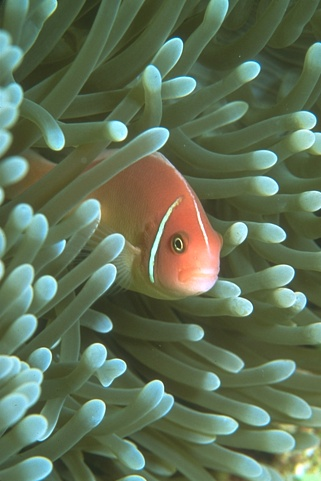
%> input picture Superpixel_methods/Superpixel_methods/SCALP/data/test_img2.jpg, 321 x 481 px
$ octave --eval "main_fct_sp;"   (GNU Octave 9; MATLAB toolbox functions it lacks are replaced by stand-ins)
%> lines starting %> are read from the running program, lines starting %| are printed output that depends on the picture; in (x1, y1, x2, y2) boxes, pixels count from 0 and x2, y2 are one past the last pixel; in counts of white or black regions, pixels touching at a corner belong together; the program's own positions count from 1
### Superpixel_methods/Superpixel_methods/utils_sp/sp_reorder_fct.m
% Re-ordering function that returns a label map with regions numbered from
% 1 to the number of regions.
%
% (C) Rémi Giraud, 2017
% rgiraud@labri.fr, www.labri.fr/~rgiraud/downloads
% University of Bordeaux
%
% Input:  - lab_map:   Label map of the superpixel decomposition
% Output: - lab_map_r: Re-order label map


function [lab_map_r] = sp_reorder_fct(lab_map)


min_S = min(lab_map(:));
if min_S <= 0
   lab_map = lab_map - min_S + 1;
end


SP_nbr    = max(lab_map(:));
lab_vect  = zeros(SP_nbr,1);
[h,w]     = size(lab_map);
lab_map_r = zeros(size(lab_map));


c = 1;
for i=1:h
    for j=1:w
        label = lab_map(i,j);
        if (lab_vect(label,1) == 0)
            SP_pos            = (lab_map == label);
            lab_map_r(SP_pos) = c;
            lab_vect(label,1) = 1;
            c                 = c + 1;
        end
    end
end


end

### Superpixel_methods/Superpixel_methods/utils_sp/sp_adjacency_fct.m
% Computes the adjacency matrix and the superpixel borders of a
% decomposition.
%
% (C) Rémi Giraud, 2017
% rgiraud@labri.fr, www.labri.fr/~rgiraud/downloads
% University of Bordeaux
%
% Input:   - lab_map: Label map of the superpixel decomposition
% Outputs: - adj_mat: Adjacency matrix. It is naturally symmetric and
%                     contains 1 at positions (i,j) and (j,i) if
%                     superpixels i and j are adjacent.
%          - borders: Superpixel borders for display


function [adj_mat, borders] = sp_adjacency_fct(lab_map)

[h,w]   = size(lab_map);
nbr_sp  = max(lab_map(:));
adj_mat = zeros(nbr_sp);
borders = zeros(size(lab_map));

for i=2:h-1
    for j=2:w-1

        label = lab_map(i,j);

        if (label ~= lab_map(i+1,j-1))
            adj_mat(label, lab_map(i+1,j-1)) = 1;
            borders(i,j)                     = 1;
        end
        if (label ~= lab_map(i,j+1))
            adj_mat(label, lab_map(i,j+1)) = 1;
            borders(i,j)                   = 1;
        end
        if (label ~= lab_map(i+1,j))
            adj_mat(label, lab_map(i+1,j)) = 1;
            borders(i,j)                   = 1;
        end
        if (label ~= lab_map(i+1,j+1))
            adj_mat(label, lab_map(i+1,j+1)) = 1;
            borders(i,j)                     = 1;
        end

    end
end

adj_mat = double((adj_mat + adj_mat')>0);
adj_mat = adj_mat + eye(nbr_sp);

borders(1:end,1)   = 1;
borders(1:end,end) = 1;
borders(1,1:end)   = 1;
borders(end,1:end) = 1;
borders            = double(repmat(~borders,[1 1 3]));


end

### Superpixel_methods/Superpixel_methods/utils_sp/sp_feat_fct.m
% Computes simple average color and spatial features of a superpixel
% decomposition.
%
% (C) Rémi Giraud, 2017
% rgiraud@labri.fr, www.labri.fr/~rgiraud/downloads
% University of Bordeaux
%
% Inputs:  - lab_map:       Label map of the superpixel decomposition
%          - img:           Initial image
% Outputs: - sp_center:     Vector of size sp_nbrX2 containing the average
%                           spatial positions (barycenter) of superpixels.
%          - sp_color:      Vector of size sp_nbrX3 containing the average
%                           RGB colors of superpixels.
%          - sp_center_img: Superpixel centers displayed on image domain.
%          - sp_color_img:  Average colors displayed within superpixels.


function [sp_center, sp_color, sp_center_img, sp_color_img] = sp_feat_fct(lab_map,img)

[h,w]  = size(lab_map);
sp_nbr = length(unique(lab_map));

sp_center     = zeros(sp_nbr,2);
sp_color      = zeros(sp_nbr,3);
sp_center_img = 255*ones(h,w,3);
sp_color_img  = zeros(h,w,3);


for k=unique(lab_map)'

    % Spatial barycenter
    [y,x]                    = find(lab_map == k);
    my                       = round(mean(y));
    mx                       = round(mean(x));
    sp_center(k,1)           = my;
    sp_center(k,2)           = mx;
    sp_center_img(my,mx,2:3) = 0;

    % Colors
    sp_pos                   = lab_map == k;
    % R
    sp_pos_img               = cat(3,sp_pos,sp_pos*0,sp_pos*0)>0;
    mr                       = mean(img(sp_pos_img));
    sp_color(k,1)            = mr;
    sp_color_img(sp_pos_img) = mr;
    % G
    sp_pos_img               = cat(3,sp_pos*0,sp_pos,sp_pos*0)>0;
    mg                       = mean(img(sp_pos_img));
    sp_color(k,2)            = mg;
    sp_color_img(sp_pos_img) = mg;
    % B
    sp_pos_img               = cat(3,sp_pos*0,sp_pos*0,sp_pos)>0;
    mb                       = mean(img(sp_pos_img));
    sp_color(k,3)            = mb;
    sp_color_img(sp_pos_img) = mb;

end

end

### Superpixel_methods/Superpixel_methods/utils_sp/c_metric.m
% Implementation of the Circularity (C) metric that evaluates the color
% homogeneity of a superpixel decomposition.
% The original formulation was given in:
%   A. Schick, et al., Measuring and evaluating the compactness of
%   superpixels, in Proc. of International Conference on Pattern
%   Recognition (ICPR), 2012.
%
% (C) Rémi Giraud, 2017
% rgiraud@labri.fr, www.labri.fr/~rgiraud/downloads
% University of Bordeaux
%
% Input:  - lab_map: Label map of the superpixel decomposition
% Output: - c:       Circularity computed on the decomposition


function [c] = c_metric(lab_map)

[h,w] = size(lab_map);
c     = 0;

for k = unique(lab_map)'

    sp_k  = lab_map == k;

    perim = regionprops(sp_k,'Perimeter');
    perim = perim.Perimeter;

    c_k   =  4*pi*sum(sp_k(:)>0)/(sum(perim(:))^2);
    c     = c + c_k*sum(sp_k(:)>0);

end

c = c/(h*w);

end

### Superpixel_methods/Superpixel_methods/utils_sp/icv_metric.m
% Implementation of the Intra-cluster variation (ICV) metric that
% evaluates the color homogeneity of a superpixel decomposition.
% The original formulation was given in:
%   W. Benesova and M. Kottman, Fast superpixel segmentation using
%   morphological processing, in the Proc. of the Int. Conf. on Machine
%   Vision and Machine Learning (MVML), 2014.
%
% (C) Rémi Giraud, 2017
% rgiraud@labri.fr, www.labri.fr/~rgiraud/downloads
% University of Bordeaux
%
% Inputs: - lab_map: Label map of the superpixel decomposition
%         - img:     Initial image
% Output: - icv:     Intra-cluster variation computed on the decomposition


function  [icv] = icv_metric(lab_map, img)


sp_nbr = length(unique(lab_map));

img_r  = img(:,:,1);
img_g  = img(:,:,2);
img_b  = img(:,:,3);


icv    = 0;

for k = unique(lab_map)'

    sp_k = (lab_map == k);

    rr   = img_r(sp_k);
    gg   = img_g(sp_k);
    bb   = img_b(sp_k);
    mr   = mean(rr(:));
    mg   = mean(gg(:));
    mb   = mean(bb(:));

    c_k  = sqrt((sum((rr(:) - mr).^2) + sum((gg(:) - mg).^2) + sum((bb(:) - mb).^2))/3);
    icv  = icv + c_k/sum(sp_k(:));

end

icv = icv / sp_nbr;


end

### Superpixel_methods/Superpixel_methods/utils_sp/ev_metric.m
% Implementation of the Explained Variation (EV) metric that evaluates
% the color homogeneity of a superpixel decomposition.
% The original formulation was given in:
%   A. Moore, et al., Superpixel lattices, in Proc. of IEEE Conf.
%   on Computer Vision and Pattern Recognition (CVPR), 2008.
% and is computed according to the formulation in:
%   R. Giraud, et al., Evaluation Framework of Superpixel Methods with a
%   Global Regularity Measure, HAL preprint <hal-01519635>, 2017.
%
% (C) Rémi Giraud, 2017
% rgiraud@labri.fr, www.labri.fr/~rgiraud/downloads
% University of Bordeaux
%
% Inputs: - lab_map: Label map of the superpixel decomposition
%         - img:     Initial image
% Output: - ev:      Explained variation computed on the decomposition


function  [ev] = ev_metric(lab_map, img)

[h,w] = size(lab_map);
img   = double(img)/255;

img_r = img(:,:,1);
img_g = img(:,:,2);
img_b = img(:,:,3);

ev    = 0;

for k = unique(lab_map)'

    sp_k = (lab_map == k);
    l_k  = 1;
    rr   = img_r(sp_k)/l_k;
    gg   = img_g(sp_k)/l_k;
    bb   = img_b(sp_k)/l_k;

    tmp  = sum(sp_k(:))*((var(rr(:))+var(gg(:))+var(bb(:)))/3);
    ev   = ev + tmp;

end

var_img = (var(img_r(:))+var(img_g(:))+var(img_b(:)))/3;
ev      = 1 - ev/(var_img*(h*w));


end

### Superpixel_methods/Superpixel_methods/SCALP/utils_sp/main_fct_sp.m
% This code is free to use for any non-commercial purposes.
%
% It contains very simple implementations of basic superpixel functions:
%    Label map re-ordering (from 1 to sp_nbr),
%    Superpixel adjacency map computation,
%    Superpixel borders display,
%    Average features computation (barycenters and colors),
%    Interactive display of superpixel neighborhood,
%    Label map computation from closed contours.
%
% It also contains implementations of metrics to evaluates the color
% homogeneity (explained variation, intra-cluster variation), regularity
% (circularity, global regularity) and respect of image objects according
% to a ground truth segmentation (achievable segmentation accuracy).
%
% Note that implementations of other superpixel metrics that compare to a
% groud truth decomposition can be found here:
% https://www2.eecs.berkeley.edu/Research/Projects/CS/vision/bsds/
%
% Run main.m to have an overview of the contained functions.
%
% (C) Rémi Giraud, 2017
% rgiraud@labri.fr, www.labri.fr/~rgiraud/downloads
% University of Bordeaux


function main_fct_sp(varargin)

%% Get inputs
% Image loading
if nargin >= 1
    img = double(varargin{1});
else
    img = double(imread('test_img2.jpg'));
end

% Get segmentation ground truth to compare with
if nargin >= 2
    gt = varargin{2};
else
    gt = 'gt_test_img2.png';
end

% Decomposition into superpixels
if nargin >= 3
    lab_map = varargin{3};
else
    lab_map = superpixels(uint8(img),300,'Compactness',10);
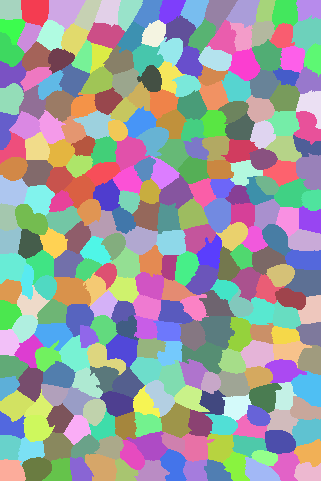
%> lab_map: size 481x321 double; 293 distinct labels, from 1 to 293; one colour per label, 0 black
end

%% Processing
% Reordering
lab_map = sp_reorder_fct(lab_map);
%> in sp_reorder_fct, `min_S = min(lab_map(:));`: min_S = 1
%> in sp_reorder_fct, `SP_nbr    = max(lab_map(:));`: SP_nbr = 293
%> after the loop in sp_reorder_fct, `for i=1:h`:
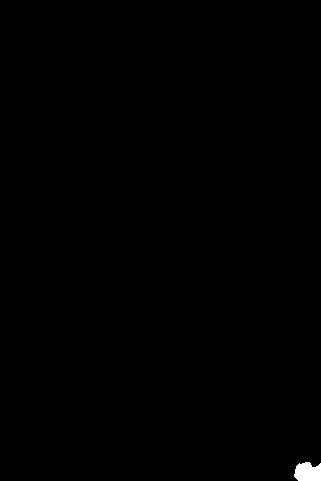
%> SP_pos: size 481x321 logical; 0.28% white; 1 white region, box (x1, y1, x2, y2) and area: (294, 462, 321, 481) 429
%> after the loop in sp_reorder_fct, `for i=1:h`: c = 294; lab_vect = 293 values from 1 to 1

% Adjacency
[mat_adj,borders] = sp_adjacency_fct(lab_map);
%> in sp_adjacency_fct, `nbr_sp  = max(lab_map(:));`: nbr_sp = 293
%> in sp_adjacency_fct, `adj_mat = zeros(nbr_sp);`: adj_mat: size 293x293 double; every value is 0
%> after the loop in sp_adjacency_fct, `for i=2:h-1`:
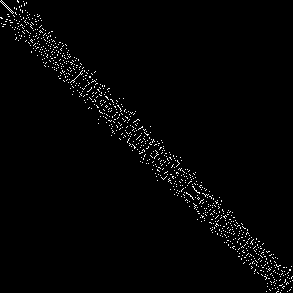
%> adj_mat: size 293x293 double; values 0 (black) and 1 (white), 1.8% white in thin lines or dots
%> after the loop in sp_adjacency_fct, `for i=2:h-1`: borders: size 481x321 double; values 0 (black) and 1 (white), 14.3% white in thin lines or dots
%> in sp_adjacency_fct, `adj_mat = double((adj_mat + adj_mat')>0);`: adj_mat: size 293x293 double; values 0 (black) and 1 (white), 1.9% white in thin lines or dots
%> in sp_adjacency_fct, `adj_mat = adj_mat + eye(nbr_sp);`: adj_mat: size 293x293 double; values 0 (black) and 1 (white), 2.2% white in thin lines or dots
%> in sp_adjacency_fct, `borders(end,1:end) = 1;`: borders: size 481x321 double; values 0 (black) and 1 (white), 15.3% white in thin lines or dots
%> in sp_adjacency_fct, `borders            = double(repmat(~borders,[1 1 3]));`: borders: size 481x321x3 double; values 0 (black) and 1 (white), 84.7% white; black in thin lines or dots

% Display
figure,
subplot 221
imagesc(uint8(img))
title('image');
subplot 222
imagesc(uint8(img.*borders))
title('Superpixel decomposition')


%% Features and evaluation

% Mean color and superpixel center
[sp_center,sp_color,sp_center_img,sp_color_img] = sp_feat_fct(lab_map,img);
%> the loop in sp_feat_fct, `for k=unique(lab_map)'` made 293 passes
%> (my, mx, mr, mg, mb) on passes 1 to 3: (10, 11, 79.15, 109.2, 82.71), (12, 36, 85.34, 121.7, 97.49), (12, 65, 75.18, 98.51, 69.61)
%> after the loop in sp_feat_fct, `for k=unique(lab_map)'`:
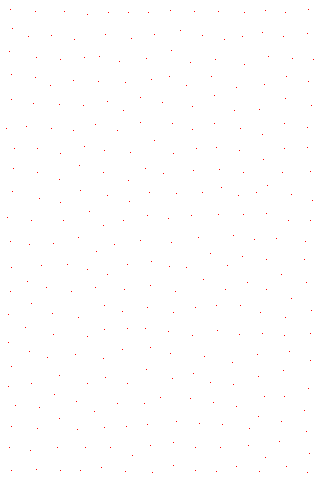
%> sp_center_img: size 481x321x3 double; mean R, G, B 255, 254.5, 254.5
%> after the loop in sp_feat_fct, `for k=unique(lab_map)'`:
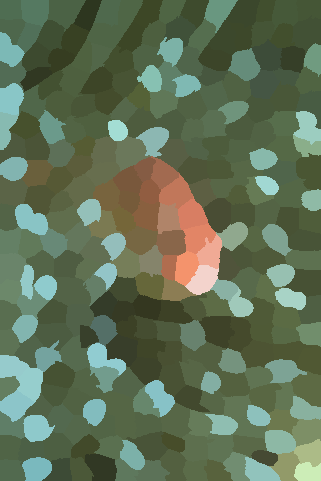
%> sp_color_img: size 481x321x3 double; mean R, G, B 97.3, 113.6, 86.9; mean of the top-left, top-right, bottom-left and bottom-right quarters 93.8, 93.4, 102.2, 107.6
%> after the loop in sp_feat_fct, `for k=unique(lab_map)'`: sp_center = 293 rows, first 12: [10 11; 12 36; 12 65; 15 88; 13 109; 13 129; 13 149; 11 171; 12 195; 12 219; 13 245; 11 266]; sp_color = 293 rows, first 12: [79.15 109.2 82.71; 85.34 121.7 97.49; 75.18 98.51 69.61; 45.28 54.31 31.39; 79.83 105.4 77.07; 79.2 102.1 70.89; 61.19 71.01 38.23; 79.58 101.1 68.63; 62.43 75.74 45.74; 105.5 151.9 128.3; 59.69 71.8 44.52; 65.85 79.38 46.56]

% Shape regularity evaluation
[c] = c_metric(lab_map);
%> the loop in c_metric, `for k = unique(lab_map)'` made 293 passes
%> (perim, c_k, c) on passes 1 to 3: (75.83, 0.909, 378.2), (93.48, 0.907, 950.8), (116.5, 0.697, 1474.6)
%> after the loop in c_metric, `for k = unique(lab_map)'`: c = 117189.3
%> in c_metric, `c = c/(h*w);`: c = 0.759
%> c = 0.759
%[gr] = gr_metric(lab_map); %(please download the 'Global Regularity' metric function at remigiraud.fr/research/gr.php)

% Color homogeneity evaluation
[icv] = icv_metric(lab_map,img);
%> in icv_metric, `img_b  = img(:,:,3);`:
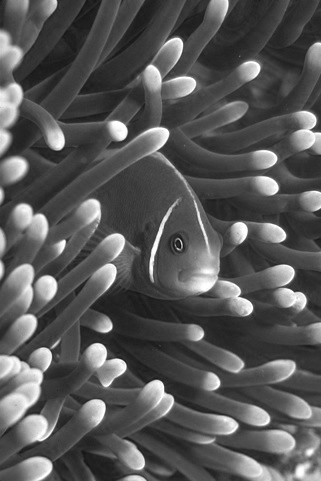
%> img_b: size 481x321 double; min 12, max 255, mean 86.9
%> the loop in icv_metric, `for k = unique(lab_map)'` made 293 passes
%> (mr, mg, mb, c_k, icv) on passes 1 to 3: (79.15, 109.2, 82.71, 500.5, 1.2), (85.34, 121.7, 97.49, 595.7, 2.15), (75.18, 98.51, 69.61, 1002.2, 3.48)
[ev] = ev_metric(lab_map,img);

subplot 223
imagesc(uint8(sp_color_img.*borders));
title(sprintf('Mean colors | EV = %1.3f',ev));
subplot 224
imagesc(uint8(sp_center_img.*borders))
if (exist('gr'))
    title(sprintf('Superpixel borders | GR = %1.3f',gr));
else
    title(sprintf('Superpixel borders | C = %1.3f',c));
end
drawnow;


%% ASA (Achievable Segmentation Accuracy vs GT)

if (nargin >= 3) %gt is provided

    asa = asa_metric(lab_map,gt)
    asa = asa_metric_mex(lab_map,gt);

    figure,
    subplot 221
    imagesc(uint8(img))
    title('Image')
    subplot 222
    imagesc(uint8(img.*borders))
    title('Superpixel decomposition')
    subplot 223
    imagesc(lab_map)
    title(sprintf('Superpixel map ASA = %1.3f', asa))
    subplot 224
    imagesc(gt)
    title('Ground truth')
end


%% Superpixel neighborhood display

figure,
imagesc(uint8(img.*borders))
title('Selection of a superpixel')
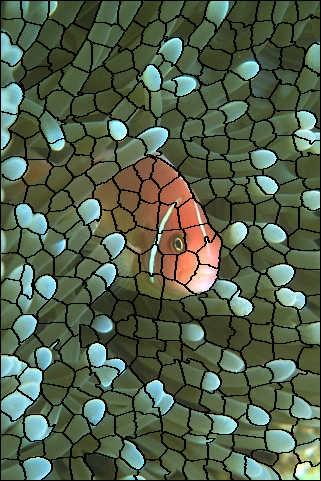
%> displayed picture: size 481x321x3, on the screen's scale of 0 to 255; mean R, G, B 82.3, 96.1, 73.7
drawnow;

%> (the run ends here)
